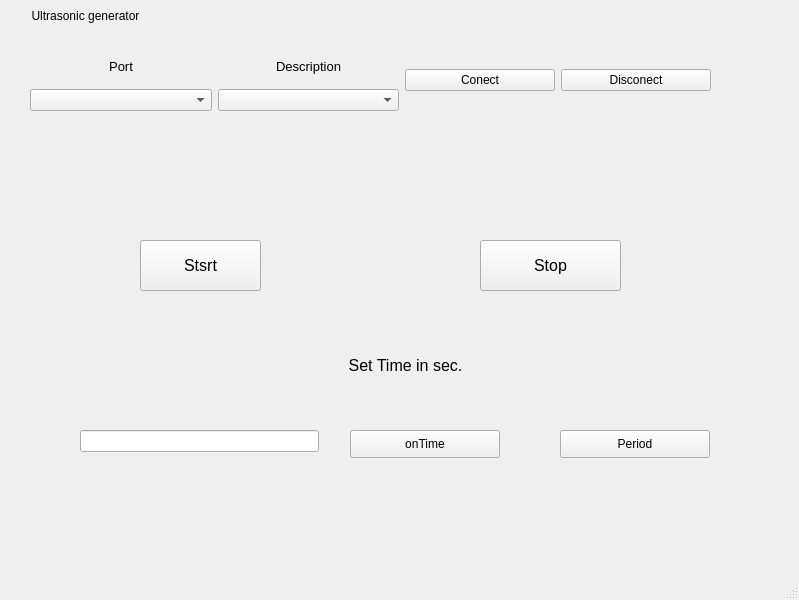
<?xml version="1.0" encoding="UTF-8"?>
<ui version="4.0">
 <class>MainWindow</class>
 <widget class="QMainWindow" name="MainWindow">
  <property name="geometry">
   <rect>
    <x>0</x>
    <y>0</y>
    <width>799</width>
    <height>600</height>
   </rect>
  </property>
  <property name="windowTitle">
   <string>MainWindow</string>
  </property>
  <widget class="QWidget" name="centralwidget">
   <widget class="QLabel" name="label">
    <property name="geometry">
     <rect>
      <x>10</x>
      <y>0</y>
      <width>151</width>
      <height>31</height>
     </rect>
    </property>
    <property name="text">
     <string>Ultrasonic generator</string>
    </property>
    <property name="scaledContents">
     <bool>true</bool>
    </property>
    <property name="alignment">
     <set>Qt::AlignCenter</set>
    </property>
   </widget>
   <widget class="QWidget" name="gridLayoutWidget">
    <property name="geometry">
     <rect>
      <x>30</x>
      <y>50</y>
      <width>681</width>
      <height>61</height>
     </rect>
    </property>
    <layout class="QGridLayout" name="gridLayout">
     <item row="1" column="0">
      <widget class="QComboBox" name="listS">
       <property name="enabled">
        <bool>true</bool>
       </property>
      </widget>
     </item>
     <item row="0" column="3" rowspan="2">
      <widget class="QPushButton" name="disconectS">
       <property name="maximumSize">
        <size>
         <width>150</width>
         <height>16777215</height>
        </size>
       </property>
       <property name="text">
        <string>Disconect</string>
       </property>
      </widget>
     </item>
     <item row="0" column="2" rowspan="2">
      <widget class="QPushButton" name="conectS">
       <property name="maximumSize">
        <size>
         <width>150</width>
         <height>16777215</height>
        </size>
       </property>
       <property name="text">
        <string>Conect</string>
       </property>
      </widget>
     </item>
     <item row="0" column="1">
      <widget class="QLabel" name="label_3">
       <property name="font">
        <font>
         <pointsize>10</pointsize>
        </font>
       </property>
       <property name="text">
        <string>Description</string>
       </property>
       <property name="alignment">
        <set>Qt::AlignCenter</set>
       </property>
      </widget>
     </item>
     <item row="0" column="0">
      <widget class="QLabel" name="label_2">
       <property name="font">
        <font>
         <pointsize>10</pointsize>
        </font>
       </property>
       <property name="text">
        <string>Port</string>
       </property>
       <property name="alignment">
        <set>Qt::AlignCenter</set>
       </property>
      </widget>
     </item>
     <item row="1" column="1">
      <widget class="QComboBox" name="listDesc"/>
     </item>
    </layout>
   </widget>
   <widget class="QLabel" name="label_4">
    <property name="geometry">
     <rect>
      <x>240</x>
      <y>350</y>
      <width>331</width>
      <height>31</height>
     </rect>
    </property>
    <property name="font">
     <font>
      <pointsize>12</pointsize>
     </font>
    </property>
    <property name="cursor">
     <cursorShape>WaitCursor</cursorShape>
    </property>
    <property name="frameShape">
     <enum>QFrame::NoFrame</enum>
    </property>
    <property name="text">
     <string>Set Time in sec.</string>
    </property>
    <property name="alignment">
     <set>Qt::AlignCenter</set>
    </property>
   </widget>
   <widget class="QPushButton" name="start">
    <property name="geometry">
     <rect>
      <x>140</x>
      <y>240</y>
      <width>121</width>
      <height>51</height>
     </rect>
    </property>
    <property name="font">
     <font>
      <pointsize>12</pointsize>
     </font>
    </property>
    <property name="text">
     <string>Stsrt</string>
    </property>
   </widget>
   <widget class="QPushButton" name="Stop">
    <property name="geometry">
     <rect>
      <x>480</x>
      <y>240</y>
      <width>141</width>
      <height>51</height>
     </rect>
    </property>
    <property name="font">
     <font>
      <pointsize>12</pointsize>
     </font>
    </property>
    <property name="text">
     <string>Stop</string>
    </property>
   </widget>
   <widget class="QLineEdit" name="iText">
    <property name="geometry">
     <rect>
      <x>80</x>
      <y>430</y>
      <width>239</width>
      <height>22</height>
     </rect>
    </property>
   </widget>
   <widget class="QPushButton" name="onTime">
    <property name="geometry">
     <rect>
      <x>350</x>
      <y>430</y>
      <width>150</width>
      <height>28</height>
     </rect>
    </property>
    <property name="text">
     <string>onTime</string>
    </property>
   </widget>
   <widget class="QPushButton" name="Period">
    <property name="geometry">
     <rect>
      <x>560</x>
      <y>430</y>
      <width>150</width>
      <height>28</height>
     </rect>
    </property>
    <property name="text">
     <string>Period</string>
    </property>
   </widget>
  </widget>
  <widget class="QMenuBar" name="menubar">
   <property name="enabled">
    <bool>false</bool>
   </property>
   <property name="geometry">
    <rect>
     <x>0</x>
     <y>0</y>
     <width>799</width>
     <height>26</height>
    </rect>
   </property>
  </widget>
  <widget class="QStatusBar" name="statusbar">
   <property name="enabled">
    <bool>false</bool>
   </property>
  </widget>
 </widget>
 <resources/>
 <connections/>
</ui>
